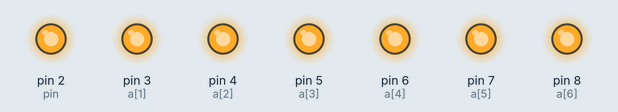
Recording of a sketch running on a simulated Arduino Uno, built with avr-gcc and run on an emulated ATmega328P. Parts: output pins drawn as LEDs (lit = HIGH).

Above: at 0.1 s.
At 3.1 s:
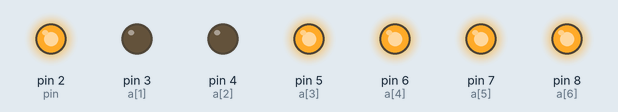
At 9.1 s:
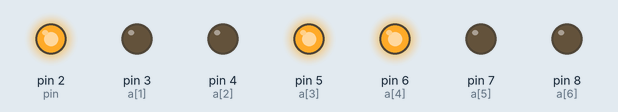
At 19.1 s:
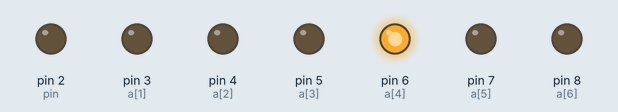
At 28.1 s:
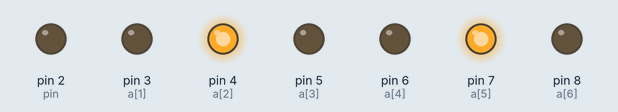
At 38.1 s:
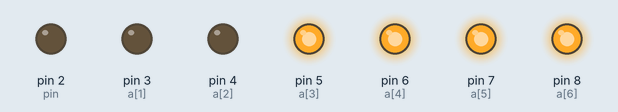
Timing chart, 0 to 39.6 s (numbered marks = the images above):
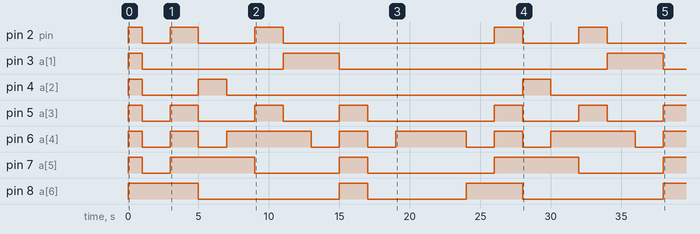

Measured:
- by itself, pin 2 (pin): HIGH → LOW at 1.0 s, → HIGH 2.0 s later, → LOW 2.0 s later, → HIGH 4.0 s later, … (9 changes in this stretch)
- by itself, pin 3 (a[1]): goes LOW 10.0 s, HIGH 4.0 s, LOW 19.0 s, HIGH 4.0 s, then LOW
- by itself, pin 4 (a[2]): goes LOW 4.0 s, HIGH 2.0 s, LOW 21.0 s, HIGH 2.0 s, then LOW
- by itself, pin 5 (a[3]): HIGH → LOW at 1.0 s, → HIGH 2.0 s later, → LOW 2.0 s later, → HIGH 4.0 s later, … (12 changes in this stretch)
- by itself, pin 6 (a[4]): HIGH → LOW at 1.0 s, → HIGH 2.0 s later, → LOW 2.0 s later, → HIGH 2.0 s later, … (14 changes in this stretch)
- by itself, pin 7 (a[5]): HIGH → LOW at 1.0 s, → HIGH 2.0 s later, → LOW 6.0 s later, → HIGH 6.0 s later, … (8 changes in this stretch)
- by itself, pin 8 (a[6]): goes LOW 10.0 s, HIGH 2.0 s, LOW 7.0 s, HIGH 4.0 s, LOW 10.0 s, then HIGH

The sketch:

SevenSegmentPrintDigit.ino
```cpp
int table[10][7] = {{ 0,0,0,0,0,0,1 },{ 1,0,0,1,1,1,1 },{ 0,0,1,0,0,1,0 },{ 0,0,0,0,1,1,0 },{ 1,0,0,1,1,0,0 },{ 0,1,0,0,1,0,0 },{ 0,1,0,0,0,0,0 },{ 0,0,0,1,1,1,1 },{ 0,0,0,0,0,0,0 },{ 0,0,0,0,1,0,0 }};

void setup()
{
  int a[7]={2,3,4,5,6,7,8};
  for(int i=0;i<7;i++)
  {
    pinMode(a[i], OUTPUT);
    digitalWrite(a[i],1);
  }
}

void loop()
{
  delay(1000);
  for (int i = 0; i < 10; i++)
  {
   int pin= 2;
    for (int j=0; j < 7; j++)
    {
      digitalWrite(pin, table[i][j]);
      pin++;
    }
    delay(2000);
  }
  delay(2000);
}
```
